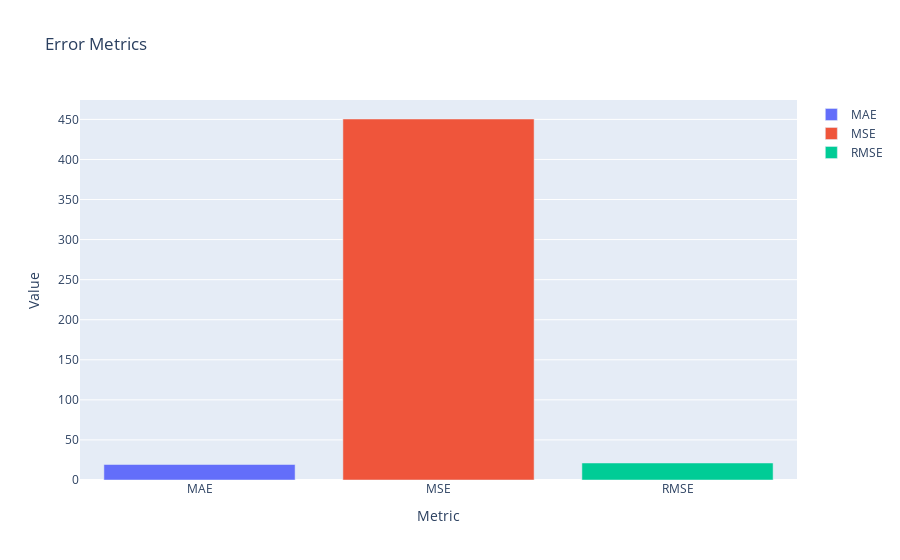

Notebook code cell kept with this figure:
### Code cell
# Let's plot the ARIMA error metrics
hata_arima = {
    'Metrics': ['MAE', 'MSE', 'RMSE'],
    'Values': [mae_arima, mse_arima, rmse_arima]
}

# Her bir metrik için bir go.Bar oluşturup bir listeye ekleyin
traces_arima = [go.Bar(x=[metric], y=[value], name=metric) for metric, value in zip(hata_arima['Metrics'], hata_arima['Values'])]

# go.Figure ile grafiği oluşturun
fig = go.Figure(data=traces_arima)
fig.update_layout(
    title='Error Metrics',
    xaxis_title='Metric',
    yaxis_title='Value',
    showlegend=True  # Efsaneyi göster
)

# Grafiği göster
fig.show()

### Figure 1 — Plotly figure (JSON) as saved in the notebook; plotly's stock layout.template omitted (floating-point values rounded to 4 significant figures)
{"data": [{"name": "MAE", "type": "bar", "x": ["MAE"], "y": [19.34]}, {"name": "MSE", "type": "bar", "x": ["MSE"], "y": [450.5]}, {"name": "RMSE", "type": "bar", "x": ["RMSE"], "y": [21.22]}], "layout": {"autosize": true, "showlegend": true, "title": {"text": "Error Metrics"}, "xaxis": {"autorange": true, "range": [-0.5, 2.5], "title": {"text": "Metric"}, "type": "category"}, "yaxis": {"autorange": true, "range": [0, 474.2], "title": {"text": "Value"}, "type": "linear"}}}
